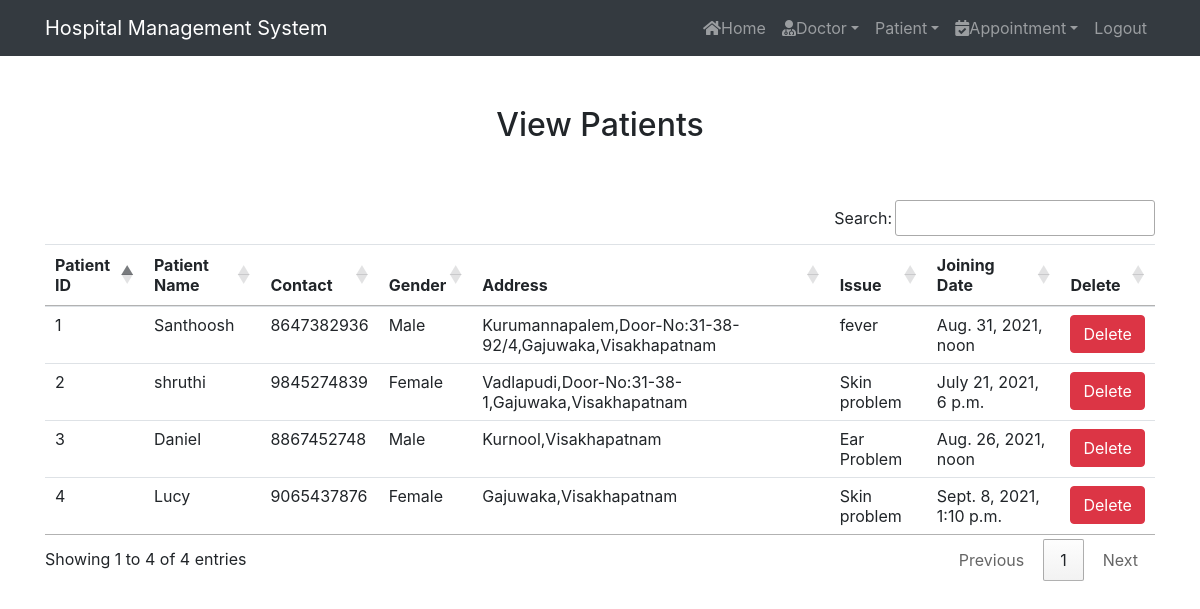
Page /view_patient/ (signed in) on the committed database.
### hospital/models.py (models this page shows, shortened)
class Patient(models.Model):
    name=models.CharField(max_length=50)
    mobile_no=models.IntegerField(null=True)
    gender=models.CharField(max_length=10)
    address=models.CharField(max_length=150)
    issue=models.CharField(max_length=50)
    joining_date=models.DateTimeField(null=True)

### hospital/views.py (the view)
# urls.py: path('view_patient/',View_Patient,name='view_patient'),
def View_Patient(request):
    if not request.user.is_staff:
        return redirect('login')
    pat=Patient.objects.all()
    d={'pat':pat}
    return render(request,'view_patient.html',d)

### hospital/templates/view_patient.html
{% extends 'navigation_bar.html' %}
{% load static %}
{% block body %}
<div class="container" style="margin-top: 50px;">
    <h2 class="text-center">View Patients </h2>
    <br><br>
    <table class="table table-hover" id="example">
        <thead>
            <tr>
                <th>Patient ID</th>
                <th>Patient Name</th>
                <th>Contact</th>
                <th>Gender</th>
                <th>Address</th>
                <th>Issue</th>
                <th>Joining Date</th>
                <th>Delete</th>
            </tr>
        </thead>
        <tbody>
            {% for i in pat  %}
            <tr>
                <td>{{i.id}}</td>
                <td>{{i.name}}</td>
                <td>{{i.mobile_no}}</td>
                <td>{{i.gender}}</td>
                <td>{{i.address}}</td>
                <td>{{i.issue}}</td>
                <td>{{i.joining_date}}</td>
                <td><a href="{% url 'delete_patient' i.id %}" onclick="return confirm('Are you really want to delete?')" class="btn btn-danger">Delete</a></td>
            </tr>
            {%endfor  %}
        </tbody>
    </table>
    </div>
{% endblock %}

### rows in the picture
Patient: id "1", name "Santhoosh", mobile_no "8647382936", gender "Male", address "Kurumannapalem,Door-No:31-38-92/4,Gajuwaka,Visakhapatnam", issue "fever", joining_date "Aug. 31, 2021, noon"
Patient: id "2", name "shruthi", mobile_no "9845274839", gender "Female", address "Vadlapudi,Door-No:31-38-1,Gajuwaka,Visakhapatnam", issue "Skin problem", joining_date "July 21, 2021, 6 p.m."
Patient: id "3", name "Daniel", mobile_no "8867452748", gender "Male", address "Kurnool,Visakhapatnam", issue "Ear Problem", joining_date "Aug. 26, 2021, noon"
Patient: id "4", name "Lucy", mobile_no "9065437876", gender "Female", address "Gajuwaka,Visakhapatnam", issue "Skin problem", joining_date "Sept. 8, 2021, 1:10 p.m."
